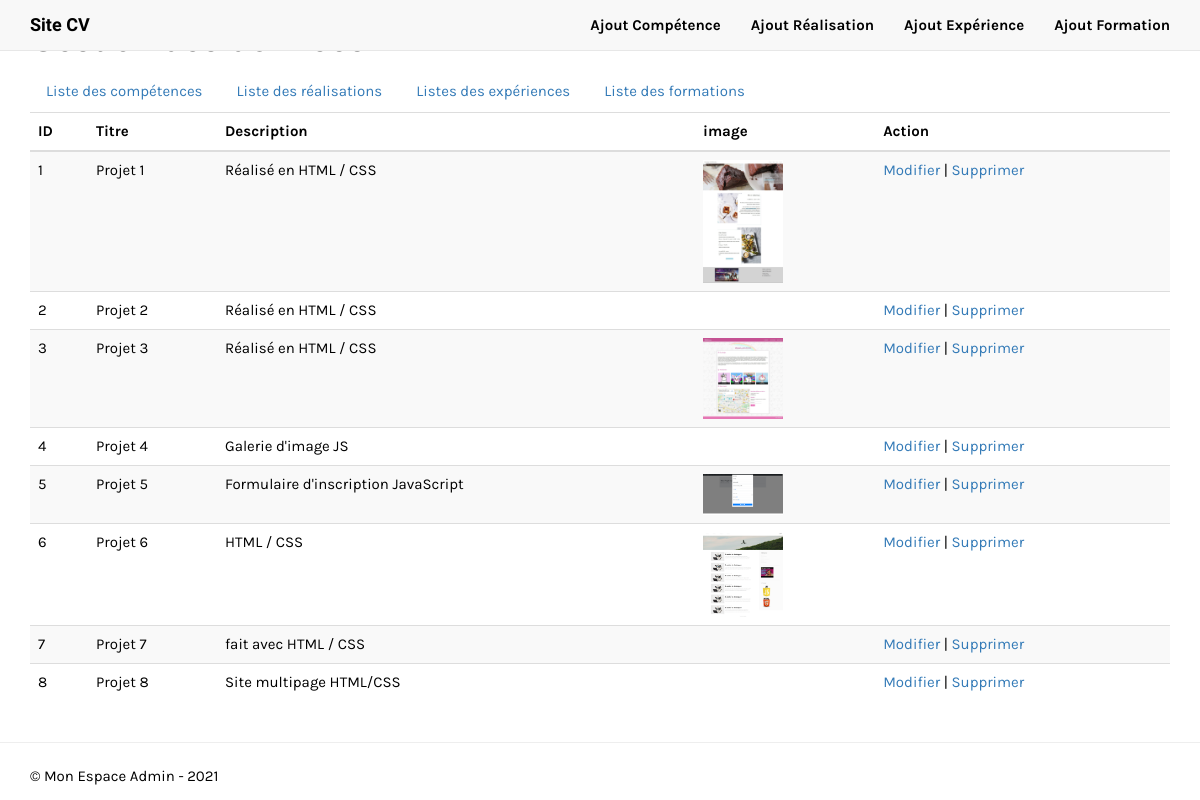
Screenshot of /admin/listeRealisations.php with the database file from the repository.
### tables this page shows
CREATE TABLE `realisations` (
  `id_realisation` int(11) NOT NULL,
  `titre` varchar(50) NOT NULL,
  `intro` varchar(50) NOT NULL,
  `img` varchar(255) NOT NULL
);

### inc/functions.php (called while the page is built, shortened)
<?php
function executeRequete($requete, $param = array()){
        global $pdo;
        $resultat = $pdo->prepare($requete);
        $success = $resultat->execute($param);
        if ($success){
            return $resultat;
        } else {
            return false;
        }
}

### admin/listeRealisations.php (the view, shortened to what this page needs)
<?php
require_once '../inc/headerAdmin.php';
$resultat = executeRequete("SELECT * FROM realisations");
?>
<h1 class="mt-4">Gestion des données</h1>
    <ul class="nav nav-tabs">
        <li class="nav-link"><a href="listeCompetences.php">Liste des compétences</a></li>
        <li class="nav-link"><a href="listeRealisations.php">Liste des réalisations</a></li>
        <li class="nav-link"><a href="listeExperiences.php">Listes des expériences</a></li>
        <li class="nav-link"><a href="listeFormations.php">Liste des formations</a></li>
    </ul>
<table class="table table-striped">
     <thead>
         <tr>
            <th scope="col">ID</th>
            <th scope="col">Titre</th>
            <th scope="col">Description</th>
            <th scope="col">image</th>
            <th scope="col">Action</th>
            </tr>
    </thead>
    <tbody>
<?php
while($realisations = $resultat->fetch(PDO::FETCH_ASSOC)){ ?>
    <tr>
    <td> <?=$realisations['id_realisation'] ?> </td>
    <td> <?=$realisations['titre'] ?> </td>
    <td> <?=$realisations['intro'] ?> </td>
    <td><img src=" <?=$realisations['img'] ?>" style="width:80px" alt=""></td>
    <td><a href="formRealisations.php?id_realisation=<?=$realisations['id_realisation']?>&action=modifier">Modifier</a> | <a href="?id_realisation=<?= $realisations['id_realisation']?> "onclick="return confirm(\'Etes-vous certain de vouloir supprimer cette realisation ?\');">Supprimer </a></td>
    </tr>
    <?php } ?>
    </tbody>
 </table>
<?php  require_once '../inc/footerAdmin.php'; ?>

### inc/headerAdmin.php (shortened to what this page needs)
<!DOCTYPE html>
<html lang="fr">
<head>
  <link rel="stylesheet" href="https://maxcdn.bootstrapcdn.com/bootstrap/3.4.1/css/bootstrap.min.css">
  <link rel="stylesheet" href="https://maxcdn.bootstrapcdn.com/font-awesome/4.5.0/css/font-awesome.min.css">
  <link href="https://unpkg.com/aos@2.3.1/dist/aos.css" rel="stylesheet">
  <link rel="stylesheet" href="../assets/css/style.css">
</head>
<body>
  <nav id="maPage" class="navbar navbar-default navbar-fixed-top">
      <div class="container">
        <div class="navbar-header">
          <a class="navbar-brand logo" href="../index.php">Site CV</a>
        </div>
          <div class="collapse navbar-collapse" id="myNavbar">
            <ul class="nav navbar-nav navbar-right">
              <li ><a href="formCompetences.php">Ajout Compétence</a></li>
              <li ><a href="formRealisations.php?action=ajouter">Ajout Réalisation</a></li>
              <li ><a href="formExperience.php">Ajout Expérience</a></li>
              <li ><a href="#formFormation.php">Ajout Formation </a></li>
            </ul>
          </div>
        </div>
  </nav>
  <main class="container" style="min-height:80vh">

### inc/footerAdmin.php (shortened to what this page needs)
</main>
  <hr>
  <footer>
      <div class="container">
          <div class="row">
              <div class="col-lg-12">
                  <p>&copy; Mon Espace Admin - <?php echo date('Y');  ?></p>
              </div>
          </div>
      </div>
  </footer>
  </body>
</html>

### assets/css/style.css (style rules this page uses)
body { font: 400 15px 'Karla', sans-serif; line-height: 1.8; color: #000; }
h1,h2,h3,h4,h5 { font-family: 'Goldman', cursive; color:#000; }
* { margin: 0; padding: 0; }
.logo { font-family: 'Goldman',cursive; }
.navbar li a, .navbar .navbar-brand { color:black !important; font-weight: bold; }

### rows the page displays
realisations: id_realisation "1", titre "Projet 1", intro "Réalisé en HTML / CSS", img (picture)
realisations: id_realisation "2", titre "Projet 2", intro "Réalisé en HTML / CSS"
realisations: id_realisation "3", titre "Projet 3", intro "Réalisé en HTML / CSS", img (picture)
realisations: id_realisation "4", titre "Projet 4", intro "Galerie d'image JS"
realisations: id_realisation "5", titre "Projet 5", intro "Formulaire d'inscription JavaScript", img (picture)
realisations: id_realisation "6", titre "Projet 6", intro "HTML / CSS", img (picture)
realisations: id_realisation "7", titre "Projet 7", intro "fait avec HTML / CSS"
realisations: id_realisation "8", titre "Projet 8", intro "Site multipage HTML/CSS"
